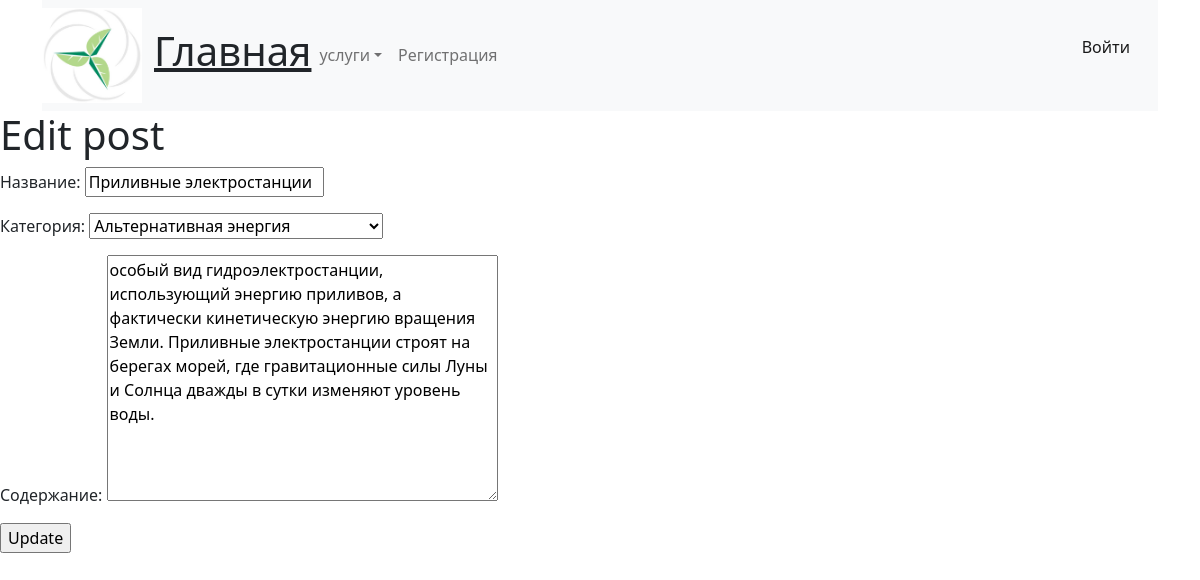
/post/37/edit/, run on the app's committed database.
### blog/models.py (models this page shows, shortened)
class Post(models.Model):
    title = models.CharField(max_length=100, verbose_name='Название')
    slug = models.SlugField(max_length=150)
    category = TreeForeignKey('Category', on_delete=models.PROTECT, related_name='posts', verbose_name='Категория')
    content = models.TextField(verbose_name='Содержание')
    class Meta:
        verbose_name = 'Запись'
        verbose_name_plural = 'Записи'

class Category(MPTTModel):
    title = models.CharField(max_length=50, unique=True, verbose_name='Название')
    parent = TreeForeignKey('self', on_delete=models.PROTECT, null=True, blank=True, related_name='children',db_index=True, verbose_name='Родительская категория')
    slug = models.SlugField(unique=True, null=False, default='test')
    class MPTTMeta:
        order_insertion_by = ['title']
    class Meta:
        unique_together = [['parent', 'slug']]
        verbose_name = 'Категория'
        verbose_name_plural = 'Категории'
    def __str__(self):
        return self.title

### blog/views.py (the view)
# urls.py: path('post/<int:pk>/edit/', BlogUpdateView.as_view(), name='post_edit'),
class BlogUpdateView(UpdateView):
    model = Post
    template_name = 'post_edit.html'
    fields = ['title', 'category', 'content']

### templates/post_edit.html
{% extends 'base.html' %}
{% block content %}
    <h1>Edit post</h1>
    <form action="" method="post">{% csrf_token %}
      {{ form.as_p }}
    <input type="submit" value="Update" />
</form>
{% endblock content %}

### templates/base.html (style rules this page uses)
body { background-size: 60%; background-repeat: no-repeat; }

### data on the page
Post: title "Приливные электростанции", category "Альтернативная энергия", content "особый вид гидроэлектростанции, использующий энергию приливов, а фактически кинетическую энергию вращения Земли. Приливные электростанции строят на берегах морей, где гравитационные силы Луны и Солнца дважды в сутки изменяют уровень воды."
